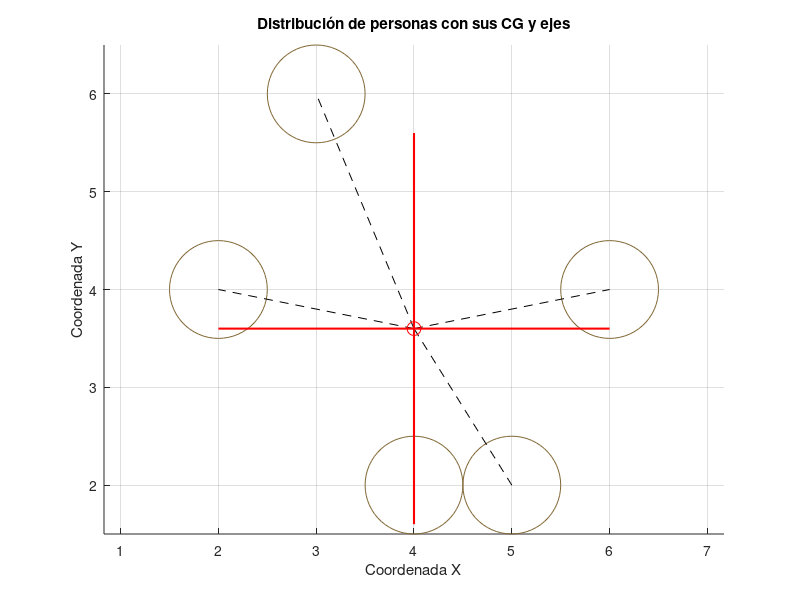

Reproduce this figure in MATLAB.
clc; close all; clear all;

% Definir posiciones de las personas
x = [2, 4, 5, 3, 6];
y = [4, 2, 2, 6, 4];
r = 0.5; % Radio del círculo que representa a cada persona

% Graficar círculos para representar a cada persona con orientación
figure;
for i = 1:length(x)
    % Graficar círculo con orientación
    rectangle('Position', [x(i) - r, y(i) - r, 2 * r, 2 * r], 'Curvature', [1, 1], 'EdgeColor', [0.5 0.4 0.2]);
    hold on;
    
    % Calcular centro de masa
    cm = [mean(x), mean(y)];
    
    % Graficar línea desde el centro de masa a cada círculo
    plot([cm(1), x(i)], [cm(2), y(i)], 'k--');
end

% Graficar centro de masa
plot(cm(1), cm(2), 'ro', 'MarkerSize', 10); % Marcar centro de masa en rojo

% Graficar ejes x y y centrados en el centro de masa
plot([cm(1) - r*4, cm(1) + r*4], [cm(2), cm(2)], 'r-', 'LineWidth', 1.5); % Eje x
plot([cm(1), cm(1)], [cm(2) - r*4, cm(2) + r*4], 'r-', 'LineWidth', 1.5); % Eje y

title('Distribución de personas con sus CG y ejes');
xlabel('Coordenada X');
ylabel('Coordenada Y');
axis equal; % Asegurar que los ejes tengan la misma escala
grid on; % Mostrar cuadrícula en la gráfica
